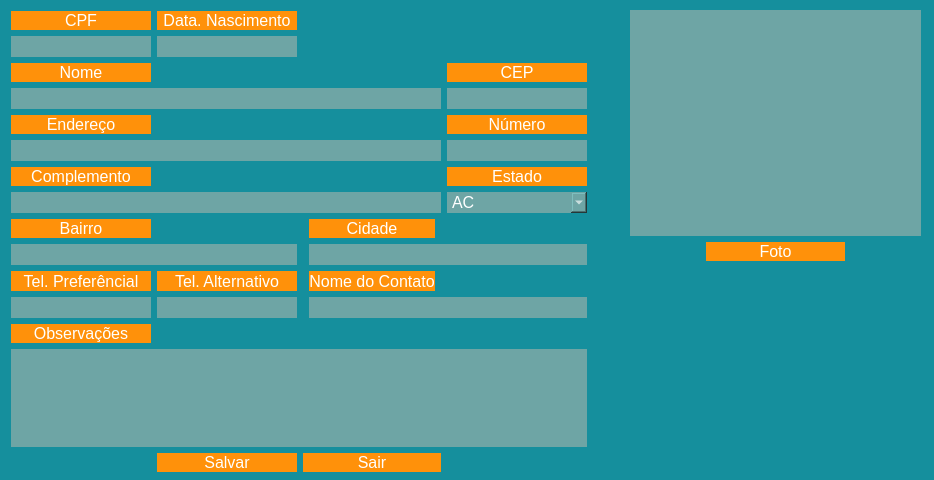
<?xml version="1.0" encoding="UTF-8"?>
<ui version="4.0">
 <class>FrmCadastroCliente</class>
 <widget class="QMainWindow" name="FrmCadastroCliente">
  <property name="windowModality">
   <enum>Qt::ApplicationModal</enum>
  </property>
  <property name="geometry">
   <rect>
    <x>0</x>
    <y>0</y>
    <width>934</width>
    <height>480</height>
   </rect>
  </property>
  <property name="sizePolicy">
   <sizepolicy hsizetype="Ignored" vsizetype="Ignored">
    <horstretch>49</horstretch>
    <verstretch>0</verstretch>
   </sizepolicy>
  </property>
  <property name="minimumSize">
   <size>
    <width>490</width>
    <height>282</height>
   </size>
  </property>
  <property name="sizeIncrement">
   <size>
    <width>490</width>
    <height>282</height>
   </size>
  </property>
  <property name="baseSize">
   <size>
    <width>490</width>
    <height>282</height>
   </size>
  </property>
  <property name="focusPolicy">
   <enum>Qt::StrongFocus</enum>
  </property>
  <property name="windowTitle">
   <string>Cadastra Cliente</string>
  </property>
  <property name="windowIcon">
   <iconset>
    <normaloff>imagens/icon-cachorro-marrom-30.png</normaloff>imagens/icon-cachorro-marrom-30.png</iconset>
  </property>
  <property name="styleSheet">
   <string notr="true">background-color: rgb(21, 143, 157);</string>
  </property>
  <property name="iconSize">
   <size>
    <width>30</width>
    <height>30</height>
   </size>
  </property>
  <widget class="QWidget" name="centralwidget">
   <widget class="QWidget" name="gridLayoutWidget">
    <property name="geometry">
     <rect>
      <x>11</x>
      <y>11</y>
      <width>611</width>
      <height>461</height>
     </rect>
    </property>
    <layout class="QGridLayout" name="gridLayout_2">
     <item row="4" column="0">
      <widget class="QLabel" name="cad_cli_05_ob_end_label">
       <property name="font">
        <font>
         <pointsize>12</pointsize>
        </font>
       </property>
       <property name="layoutDirection">
        <enum>Qt::LeftToRight</enum>
       </property>
       <property name="styleSheet">
        <string notr="true">color: rgb(255, 255, 255);
background-color: rgb(255, 145, 10);
border-radius:0px</string>
       </property>
       <property name="text">
        <string>Endereço</string>
       </property>
       <property name="alignment">
        <set>Qt::AlignCenter</set>
       </property>
      </widget>
     </item>
     <item row="11" column="0">
      <widget class="QLineEdit" name="cad_cli_11_ob_fone_pref">
       <property name="font">
        <font>
         <pointsize>12</pointsize>
        </font>
       </property>
       <property name="styleSheet">
        <string notr="true">color: rgb(255, 255, 255);
background-color:rgb(110, 165, 165);
border-radius:0px</string>
       </property>
       <property name="inputMask">
        <string/>
       </property>
       <property name="maxLength">
        <number>14</number>
       </property>
       <property name="alignment">
        <set>Qt::AlignCenter</set>
       </property>
      </widget>
     </item>
     <item row="10" column="1">
      <widget class="QLabel" name="cad_cli_12_fone_alt_label">
       <property name="font">
        <font>
         <pointsize>12</pointsize>
        </font>
       </property>
       <property name="layoutDirection">
        <enum>Qt::LeftToRight</enum>
       </property>
       <property name="styleSheet">
        <string notr="true">color: rgb(255, 255, 255);
background-color: rgb(255, 145, 10);
border-radius:0px</string>
       </property>
       <property name="text">
        <string>Tel. Alternativo</string>
       </property>
       <property name="alignment">
        <set>Qt::AlignCenter</set>
       </property>
      </widget>
     </item>
     <item row="13" column="0" colspan="6">
      <widget class="QPlainTextEdit" name="cad_cli_14_obs">
       <property name="font">
        <font>
         <pointsize>12</pointsize>
        </font>
       </property>
       <property name="styleSheet">
        <string notr="true">color: rgb(255, 255, 255);
background-color:rgb(110, 165, 165);
border-radius:0px</string>
       </property>
      </widget>
     </item>
     <item row="10" column="6">
      <spacer name="horizontalSpacer_3">
       <property name="orientation">
        <enum>Qt::Horizontal</enum>
       </property>
       <property name="sizeHint" stdset="0">
        <size>
         <width>13</width>
         <height>20</height>
        </size>
       </property>
      </spacer>
     </item>
     <item row="2" column="0">
      <widget class="QLabel" name="cad_cli_03_ob_nome_label">
       <property name="font">
        <font>
         <pointsize>12</pointsize>
        </font>
       </property>
       <property name="layoutDirection">
        <enum>Qt::LeftToRight</enum>
       </property>
       <property name="styleSheet">
        <string notr="true">color: rgb(255, 255, 255);
background-color: rgb(255, 145, 10);
border-radius:0px</string>
       </property>
       <property name="text">
        <string>Nome</string>
       </property>
       <property name="alignment">
        <set>Qt::AlignCenter</set>
       </property>
      </widget>
     </item>
     <item row="6" column="0">
      <widget class="QLabel" name="cad_cli_07_complemento_label">
       <property name="font">
        <font>
         <pointsize>12</pointsize>
        </font>
       </property>
       <property name="layoutDirection">
        <enum>Qt::LeftToRight</enum>
       </property>
       <property name="styleSheet">
        <string notr="true">color: rgb(255, 255, 255);
background-color: rgb(255, 145, 10);
border-radius:0px</string>
       </property>
       <property name="text">
        <string>Complemento</string>
       </property>
       <property name="alignment">
        <set>Qt::AlignCenter</set>
       </property>
      </widget>
     </item>
     <item row="9" column="3" colspan="3">
      <widget class="QLineEdit" name="cad_cli_10_ob_cidade">
       <property name="enabled">
        <bool>true</bool>
       </property>
       <property name="font">
        <font>
         <pointsize>12</pointsize>
        </font>
       </property>
       <property name="styleSheet">
        <string notr="true">color: rgb(255, 255, 255);
background-color:rgb(110, 165, 165);
border-radius:0px</string>
       </property>
       <property name="maxLength">
        <number>40</number>
       </property>
      </widget>
     </item>
     <item row="0" column="0">
      <widget class="QLabel" name="cad_cli_01_ob_doc_label">
       <property name="font">
        <font>
         <pointsize>12</pointsize>
        </font>
       </property>
       <property name="layoutDirection">
        <enum>Qt::LeftToRight</enum>
       </property>
       <property name="styleSheet">
        <string notr="true">color: rgb(255, 255, 255);
background-color: rgb(255, 145, 10);
border-radius:0px</string>
       </property>
       <property name="text">
        <string>CPF</string>
       </property>
       <property name="alignment">
        <set>Qt::AlignCenter</set>
       </property>
      </widget>
     </item>
     <item row="8" column="3">
      <widget class="QLabel" name="cad_cli_10_ob_cidade_label">
       <property name="font">
        <font>
         <pointsize>12</pointsize>
        </font>
       </property>
       <property name="layoutDirection">
        <enum>Qt::LeftToRight</enum>
       </property>
       <property name="styleSheet">
        <string notr="true">color: rgb(255, 255, 255);
background-color: rgb(255, 145, 10);
border-radius:0px</string>
       </property>
       <property name="text">
        <string>Cidade</string>
       </property>
       <property name="alignment">
        <set>Qt::AlignCenter</set>
       </property>
      </widget>
     </item>
     <item row="8" column="0">
      <widget class="QLabel" name="cad_cli_09_ob_bairro_label">
       <property name="font">
        <font>
         <pointsize>12</pointsize>
        </font>
       </property>
       <property name="layoutDirection">
        <enum>Qt::LeftToRight</enum>
       </property>
       <property name="styleSheet">
        <string notr="true">color: rgb(255, 255, 255);
background-color: rgb(255, 145, 10);
border-radius:0px</string>
       </property>
       <property name="text">
        <string>Bairro</string>
       </property>
       <property name="alignment">
        <set>Qt::AlignCenter</set>
       </property>
      </widget>
     </item>
     <item row="1" column="1">
      <widget class="QLineEdit" name="cad_cli_02_ob_nasc">
       <property name="font">
        <font>
         <pointsize>12</pointsize>
        </font>
       </property>
       <property name="styleSheet">
        <string notr="true">color: rgb(255, 255, 255);
background-color:rgb(110, 165, 165);
border-radius:0px</string>
       </property>
       <property name="inputMask">
        <string notr="true"/>
       </property>
       <property name="text">
        <string/>
       </property>
       <property name="maxLength">
        <number>10</number>
       </property>
       <property name="alignment">
        <set>Qt::AlignCenter</set>
       </property>
      </widget>
     </item>
     <item row="4" column="5">
      <widget class="QLabel" name="cad_cli_06_ob_num_label">
       <property name="font">
        <font>
         <pointsize>12</pointsize>
        </font>
       </property>
       <property name="layoutDirection">
        <enum>Qt::LeftToRight</enum>
       </property>
       <property name="styleSheet">
        <string notr="true">color: rgb(255, 255, 255);
background-color: rgb(255, 145, 10);
border-radius:0px</string>
       </property>
       <property name="text">
        <string>Número</string>
       </property>
       <property name="alignment">
        <set>Qt::AlignCenter</set>
       </property>
      </widget>
     </item>
     <item row="2" column="5">
      <widget class="QLabel" name="cad_cli_04_ob_cep_label">
       <property name="font">
        <font>
         <pointsize>12</pointsize>
        </font>
       </property>
       <property name="layoutDirection">
        <enum>Qt::LeftToRight</enum>
       </property>
       <property name="styleSheet">
        <string notr="true">color: rgb(255, 255, 255);
background-color: rgb(255, 145, 10);
border-radius:0px</string>
       </property>
       <property name="text">
        <string>CEP</string>
       </property>
       <property name="alignment">
        <set>Qt::AlignCenter</set>
       </property>
      </widget>
     </item>
     <item row="0" column="1">
      <widget class="QLabel" name="cad_cli_02_ob_nasc_label">
       <property name="font">
        <font>
         <pointsize>12</pointsize>
        </font>
       </property>
       <property name="styleSheet">
        <string notr="true">color: rgb(255, 255, 255);
background-color: rgb(255, 145, 10);
border-radius:0px</string>
       </property>
       <property name="text">
        <string>Data. Nascimento</string>
       </property>
       <property name="alignment">
        <set>Qt::AlignCenter</set>
       </property>
      </widget>
     </item>
     <item row="7" column="5">
      <widget class="QComboBox" name="cad_cli_08_UF">
       <property name="font">
        <font>
         <pointsize>12</pointsize>
        </font>
       </property>
       <property name="styleSheet">
        <string notr="true">color: rgb(255, 255, 255);
background-color:rgb(110, 165, 165);
border-radius:0px</string>
       </property>
       <item>
        <property name="text">
         <string>AC</string>
        </property>
       </item>
       <item>
        <property name="text">
         <string>AL</string>
        </property>
       </item>
       <item>
        <property name="text">
         <string>AP</string>
        </property>
       </item>
       <item>
        <property name="text">
         <string>AM</string>
        </property>
       </item>
       <item>
        <property name="text">
         <string>BA</string>
        </property>
       </item>
       <item>
        <property name="text">
         <string>CE</string>
        </property>
       </item>
       <item>
        <property name="text">
         <string>DF</string>
        </property>
       </item>
       <item>
        <property name="text">
         <string>ES</string>
        </property>
       </item>
       <item>
        <property name="text">
         <string>GO</string>
        </property>
       </item>
       <item>
        <property name="text">
         <string>MA</string>
        </property>
       </item>
       <item>
        <property name="text">
         <string>MT</string>
        </property>
       </item>
       <item>
        <property name="text">
         <string>MS</string>
        </property>
       </item>
       <item>
        <property name="text">
         <string>MG</string>
        </property>
       </item>
       <item>
        <property name="text">
         <string>PA</string>
        </property>
       </item>
       <item>
        <property name="text">
         <string>PB</string>
        </property>
       </item>
       <item>
        <property name="text">
         <string>PR</string>
        </property>
       </item>
       <item>
        <property name="text">
         <string>PE</string>
        </property>
       </item>
       <item>
        <property name="text">
         <string>PI</string>
        </property>
       </item>
       <item>
        <property name="text">
         <string>RJ</string>
        </property>
       </item>
       <item>
        <property name="text">
         <string>RN</string>
        </property>
       </item>
       <item>
        <property name="text">
         <string>RS</string>
        </property>
       </item>
       <item>
        <property name="text">
         <string>RO</string>
        </property>
       </item>
       <item>
        <property name="text">
         <string>RR</string>
        </property>
       </item>
       <item>
        <property name="text">
         <string>SC</string>
        </property>
       </item>
       <item>
        <property name="text">
         <string>SP</string>
        </property>
       </item>
       <item>
        <property name="text">
         <string>SE</string>
        </property>
       </item>
       <item>
        <property name="text">
         <string>TO</string>
        </property>
       </item>
      </widget>
     </item>
     <item row="1" column="0">
      <widget class="QLineEdit" name="cad_cli_01_ob_doc">
       <property name="font">
        <font>
         <pointsize>12</pointsize>
        </font>
       </property>
       <property name="focusPolicy">
        <enum>Qt::WheelFocus</enum>
       </property>
       <property name="styleSheet">
        <string notr="true">color: rgb(255, 255, 255);
background-color:rgb(110, 165, 165);
border-radius:0px</string>
       </property>
       <property name="inputMask">
        <string notr="true"/>
       </property>
       <property name="maxLength">
        <number>14</number>
       </property>
       <property name="echoMode">
        <enum>QLineEdit::Normal</enum>
       </property>
       <property name="alignment">
        <set>Qt::AlignCenter</set>
       </property>
       <property name="cursorMoveStyle">
        <enum>Qt::LogicalMoveStyle</enum>
       </property>
      </widget>
     </item>
     <item row="6" column="5">
      <widget class="QLabel" name="cad_cli_08_UF_label">
       <property name="font">
        <font>
         <pointsize>12</pointsize>
        </font>
       </property>
       <property name="layoutDirection">
        <enum>Qt::LeftToRight</enum>
       </property>
       <property name="styleSheet">
        <string notr="true">color: rgb(255, 255, 255);
background-color: rgb(255, 145, 10);
border-radius:0px</string>
       </property>
       <property name="text">
        <string>Estado</string>
       </property>
       <property name="alignment">
        <set>Qt::AlignCenter</set>
       </property>
      </widget>
     </item>
     <item row="3" column="0" colspan="5">
      <widget class="QLineEdit" name="cad_cli_03_ob_nome">
       <property name="font">
        <font>
         <pointsize>12</pointsize>
        </font>
       </property>
       <property name="styleSheet">
        <string notr="true">color: rgb(255, 255, 255);
background-color:rgb(110, 165, 165);
border-radius:0px</string>
       </property>
       <property name="maxLength">
        <number>62</number>
       </property>
       <property name="alignment">
        <set>Qt::AlignLeading|Qt::AlignLeft|Qt::AlignVCenter</set>
       </property>
      </widget>
     </item>
     <item row="5" column="0" colspan="5">
      <widget class="QLineEdit" name="cad_cli_05_ob_end">
       <property name="font">
        <font>
         <pointsize>12</pointsize>
        </font>
       </property>
       <property name="styleSheet">
        <string notr="true">color: rgb(255, 255, 255);
background-color:rgb(110, 165, 165);
border-radius:0px</string>
       </property>
       <property name="maxLength">
        <number>62</number>
       </property>
      </widget>
     </item>
     <item row="14" column="2" colspan="3">
      <widget class="QPushButton" name="btn_cli_sair">
       <property name="font">
        <font>
         <pointsize>12</pointsize>
        </font>
       </property>
       <property name="cursor">
        <cursorShape>PointingHandCursor</cursorShape>
       </property>
       <property name="styleSheet">
        <string notr="true">QPushButton{
color: rgb(255, 255, 255);
background-color: rgb(255, 145, 10);
border-radius:0px
}

QPushButton:hover{
color:rgb(255, 145, 10);
background-color: rgb(255, 255, 255);
border-radius:0px
}
</string>
       </property>
       <property name="text">
        <string>Sair</string>
       </property>
       <property name="icon">
        <iconset>
         <normaloff>../../imagens/icons-sinal-saída.png</normaloff>../../imagens/icons-sinal-saída.png</iconset>
       </property>
      </widget>
     </item>
     <item row="14" column="1">
      <widget class="QPushButton" name="btn_cli_cadastrar">
       <property name="font">
        <font>
         <pointsize>12</pointsize>
        </font>
       </property>
       <property name="cursor">
        <cursorShape>PointingHandCursor</cursorShape>
       </property>
       <property name="styleSheet">
        <string notr="true">QPushButton{
color: rgb(255, 255, 255);
background-color: rgb(255, 145, 10);
border-radius:0px
}

QPushButton:hover{
color:rgb(255, 145, 10);
background-color: rgb(255, 255, 255);
border-radius:0px
}
</string>
       </property>
       <property name="text">
        <string>Salvar</string>
       </property>
       <property name="icon">
        <iconset>
         <normaloff>../../imagens/icon-add.png</normaloff>../../imagens/icon-add.png</iconset>
       </property>
      </widget>
     </item>
     <item row="9" column="0" colspan="2">
      <widget class="QLineEdit" name="cad_cli_09_ob_bairro">
       <property name="font">
        <font>
         <pointsize>12</pointsize>
        </font>
       </property>
       <property name="styleSheet">
        <string notr="true">color: rgb(255, 255, 255);
background-color:rgb(110, 165, 165);
border-radius:0px</string>
       </property>
       <property name="maxLength">
        <number>40</number>
       </property>
      </widget>
     </item>
     <item row="10" column="0">
      <widget class="QLabel" name="cad_cli_11_ob_fone_pref_label">
       <property name="font">
        <font>
         <pointsize>12</pointsize>
        </font>
       </property>
       <property name="layoutDirection">
        <enum>Qt::LeftToRight</enum>
       </property>
       <property name="styleSheet">
        <string notr="true">color: rgb(255, 255, 255);
background-color: rgb(255, 145, 10);
border-radius:0px</string>
       </property>
       <property name="text">
        <string>Tel. Preferêncial</string>
       </property>
       <property name="alignment">
        <set>Qt::AlignCenter</set>
       </property>
      </widget>
     </item>
     <item row="12" column="0">
      <widget class="QLabel" name="cad_cli_14_obs_label">
       <property name="font">
        <font>
         <pointsize>12</pointsize>
        </font>
       </property>
       <property name="layoutDirection">
        <enum>Qt::LeftToRight</enum>
       </property>
       <property name="styleSheet">
        <string notr="true">color: rgb(255, 255, 255);
background-color: rgb(255, 145, 10);
border-radius:0px</string>
       </property>
       <property name="text">
        <string>Observações</string>
       </property>
       <property name="alignment">
        <set>Qt::AlignCenter</set>
       </property>
      </widget>
     </item>
     <item row="11" column="3" colspan="3">
      <widget class="QLineEdit" name="cad_cli_13_contato">
       <property name="enabled">
        <bool>true</bool>
       </property>
       <property name="font">
        <font>
         <pointsize>12</pointsize>
        </font>
       </property>
       <property name="styleSheet">
        <string notr="true">color: rgb(255, 255, 255);
background-color:rgb(110, 165, 165);
border-radius:0px</string>
       </property>
       <property name="maxLength">
        <number>60</number>
       </property>
      </widget>
     </item>
     <item row="11" column="1">
      <widget class="QLineEdit" name="cad_cli_12_fone_alt">
       <property name="font">
        <font>
         <pointsize>12</pointsize>
        </font>
       </property>
       <property name="styleSheet">
        <string notr="true">color: rgb(255, 255, 255);
background-color:rgb(110, 165, 165);
border-radius:0px</string>
       </property>
       <property name="inputMask">
        <string/>
       </property>
       <property name="maxLength">
        <number>14</number>
       </property>
       <property name="cursorPosition">
        <number>0</number>
       </property>
       <property name="alignment">
        <set>Qt::AlignCenter</set>
       </property>
      </widget>
     </item>
     <item row="10" column="3">
      <widget class="QLabel" name="cad_cli_13_contato_label">
       <property name="font">
        <font>
         <pointsize>12</pointsize>
        </font>
       </property>
       <property name="layoutDirection">
        <enum>Qt::LeftToRight</enum>
       </property>
       <property name="styleSheet">
        <string notr="true">color: rgb(255, 255, 255);
background-color: rgb(255, 145, 10);
border-radius:0px</string>
       </property>
       <property name="text">
        <string>Nome do Contato</string>
       </property>
       <property name="alignment">
        <set>Qt::AlignCenter</set>
       </property>
      </widget>
     </item>
     <item row="7" column="0" colspan="5">
      <widget class="QLineEdit" name="cad_cli_07_complemento">
       <property name="font">
        <font>
         <pointsize>12</pointsize>
        </font>
       </property>
       <property name="styleSheet">
        <string notr="true">color: rgb(255, 255, 255);
background-color:rgb(110, 165, 165);
border-radius:0px</string>
       </property>
       <property name="maxLength">
        <number>62</number>
       </property>
      </widget>
     </item>
     <item row="5" column="5">
      <widget class="QLineEdit" name="cad_cli_06_ob_num">
       <property name="font">
        <font>
         <pointsize>12</pointsize>
        </font>
       </property>
       <property name="styleSheet">
        <string notr="true">color: rgb(255, 255, 255);
background-color:rgb(110, 165, 165);
border-radius:0px</string>
       </property>
       <property name="inputMask">
        <string/>
       </property>
       <property name="maxLength">
        <number>5</number>
       </property>
       <property name="alignment">
        <set>Qt::AlignCenter</set>
       </property>
      </widget>
     </item>
     <item row="3" column="5">
      <widget class="QLineEdit" name="cad_cli_04_ob_cep">
       <property name="font">
        <font>
         <pointsize>12</pointsize>
        </font>
       </property>
       <property name="styleSheet">
        <string notr="true">color: rgb(255, 255, 255);
background-color:rgb(110, 165, 165);
border-radius:0px</string>
       </property>
       <property name="inputMask">
        <string/>
       </property>
       <property name="maxLength">
        <number>9</number>
       </property>
       <property name="alignment">
        <set>Qt::AlignCenter</set>
       </property>
      </widget>
     </item>
    </layout>
   </widget>
   <widget class="QWidget" name="gridLayoutWidget_2">
    <property name="geometry">
     <rect>
      <x>630</x>
      <y>10</y>
      <width>291</width>
      <height>251</height>
     </rect>
    </property>
    <layout class="QGridLayout" name="gridLayout_3">
     <item row="1" column="1" colspan="2">
      <widget class="QPushButton" name="btn_abre_formcapturaimagem">
       <property name="font">
        <font>
         <pointsize>12</pointsize>
        </font>
       </property>
       <property name="cursor">
        <cursorShape>PointingHandCursor</cursorShape>
       </property>
       <property name="styleSheet">
        <string notr="true">QPushButton{
color: rgb(255, 255, 255);
background-color: rgb(255, 145, 10);
border-radius:0px
}

QPushButton:hover{
color:rgb(255, 145, 10);
background-color: rgb(255, 255, 255);
border-radius:0px
}
</string>
       </property>
       <property name="text">
        <string>Foto</string>
       </property>
       <property name="icon">
        <iconset>
         <normaloff>../../imagens/icons8-câmera-24.png</normaloff>../../imagens/icons8-câmera-24.png</iconset>
       </property>
      </widget>
     </item>
     <item row="0" column="0" colspan="4">
      <widget class="QLabel" name="imagemcamera_label">
       <property name="minimumSize">
        <size>
         <width>0</width>
         <height>0</height>
        </size>
       </property>
       <property name="maximumSize">
        <size>
         <width>500</width>
         <height>500</height>
        </size>
       </property>
       <property name="styleSheet">
        <string notr="true">color: rgb(255, 255, 255);
background-color:rgb(110, 165, 165);
border-radius:0px</string>
       </property>
       <property name="text">
        <string/>
       </property>
      </widget>
     </item>
    </layout>
   </widget>
  </widget>
 </widget>
 <tabstops>
  <tabstop>cad_cli_01_ob_doc</tabstop>
  <tabstop>cad_cli_02_ob_nasc</tabstop>
  <tabstop>cad_cli_03_ob_nome</tabstop>
  <tabstop>cad_cli_04_ob_cep</tabstop>
  <tabstop>cad_cli_05_ob_end</tabstop>
  <tabstop>cad_cli_06_ob_num</tabstop>
  <tabstop>cad_cli_07_complemento</tabstop>
  <tabstop>cad_cli_08_UF</tabstop>
  <tabstop>cad_cli_09_ob_bairro</tabstop>
  <tabstop>cad_cli_10_ob_cidade</tabstop>
  <tabstop>cad_cli_11_ob_fone_pref</tabstop>
  <tabstop>cad_cli_12_fone_alt</tabstop>
  <tabstop>cad_cli_13_contato</tabstop>
  <tabstop>cad_cli_14_obs</tabstop>
  <tabstop>btn_cli_cadastrar</tabstop>
  <tabstop>btn_cli_sair</tabstop>
  <tabstop>btn_abre_formcapturaimagem</tabstop>
 </tabstops>
 <resources/>
 <connections/>
</ui>
